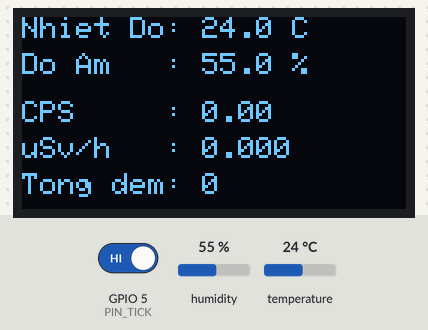
Bench run of a sketch on a simulated ESP32. Shown: 128×64 one-colour display. The test bench sets the inputs (shaded band); at power-on: humidity 55 %, GPIO 5 (PIN_TICK) HIGH, temperature 24 °C. What the sketch prints to the serial monitor is not drawn.

Above: at 16.7 s.
16.8 s: humidity set to 22 %
At 19.3 s:
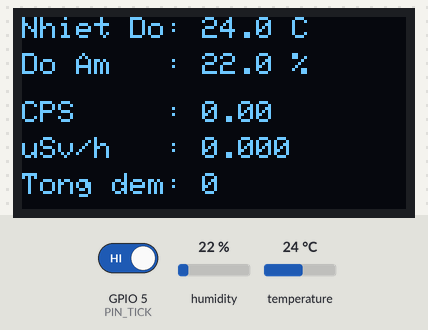
19.6 s: GPIO 5 (PIN_TICK) driven LOW
At 21.9 s:
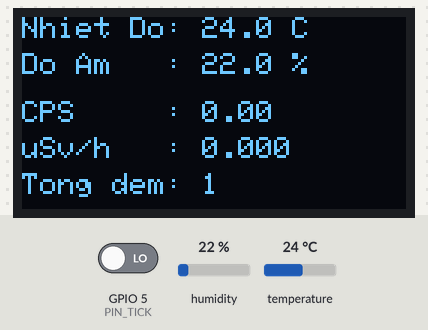
22.7 s: temperature set to 12 °C
At 25.1 s:
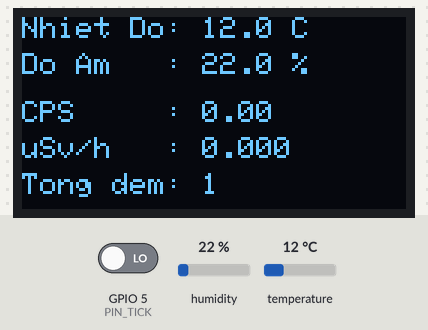
25.9 s: humidity set to 40 %
At 27.0 s:
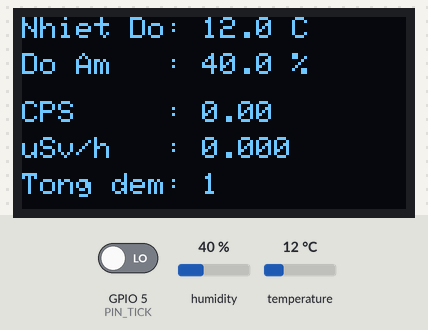
27.9 s: temperature set to 19 °C
Timing chart, 0 to 30.9 s (numbered marks = the images above; inputs shaded):
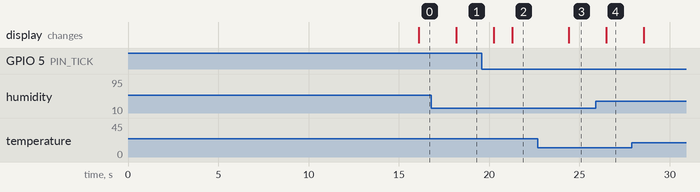

Measured:
- after the input at 16.8 s, the display: changes after 1.4 s (image 1)
- after the input at 19.6 s, the display: first changes after 0.65 s (image 2 shows a later state)
- after the input at 22.7 s, the display: changes after 1.7 s (image 3)
- after the input at 25.9 s, the display: changes after 0.58 s (image 4)

The sketch:

Radiation_Monitor_OLED.ino
```cpp
// =================================================================
//      TRẠM QUAN TRẮC - PHIÊN BẢN HIỂN THỊ CPS TỨC THỜI
// =================================================================
// Tích hợp:
// 1. Hiển thị CPS của giây gần nhất để phản ứng nhanh.
// 2. Vẫn giữ cơ chế trừ phông nền tự động.
// =================================================================

// --- 1. CÁC THƯ VIỆN CẦN THIẾT ---
#include <Wire.h>
#include <Adafruit_SSD1306.h>
#include "DHT.h"

// =================================================================
//                      2. CẤU HÌNH HỆ THỐNG
// =================================================================
#define OLED_SCL 12
#define OLED_SDA 14
#define DHTPIN 13
#define PIN_TICK 5
#define CONVERSION_FACTOR 367.5
#define DHTTYPE DHT11
#define SCREEN_WIDTH 128
#define SCREEN_HEIGHT 64
#define OLED_RESET    -1

// =================================================================
//              3. KHỞI TẠO ĐỐI TƯỢNG VÀ BIẾN TOÀN CỤC
// =================================================================
Adafruit_SSD1306 display(SCREEN_WIDTH, SCREEN_HEIGHT, &Wire, OLED_RESET);
DHT dht(DHTPIN, DHTTYPE);

float humi = 0.0, tempC = 0.0;
volatile unsigned long counts = 0;
float uSv = 0.0, cps = 0.0, backgroundCPS = 0.0;

unsigned long lastCalcMillis = 0;
unsigned long count_prev = 0;
int lastSignalState = HIGH;

// =================================================================
//              4. HÀM CHỨC NĂNG
// =================================================================
void countPulses() {
  int currentSignalState = digitalRead(PIN_TICK);
  if (lastSignalState == HIGH && currentSignalState == LOW) {
    counts++;
  }
  lastSignalState = currentSignalState;
}

// HÀM UPDATE OLED ĐÃ SỬA ĐỂ NHẬN VÀ HIỂN THỊ CPS TỨC THỜI ✅
void updateOLED(float current_cps, float current_uSv) {
    display.clearDisplay();
    display.setTextSize(1);
    display.setTextColor(SSD1306_WHITE);

    display.setCursor(0, 0);
    display.print("Nhiet Do: "); display.print(tempC, 1); display.print(" C");
    display.setCursor(0, 12);
    display.print("Do Am   : "); display.print(humi, 1); display.print(" %");
    display.setCursor(0, 28);
    display.print("CPS     : "); display.print(current_cps, 2); // Hiển thị CPS tức thời
    display.setCursor(0, 40);
    display.print("uSv/h   : "); display.print(current_uSv, 3); // Hiển thị uSv/h tức thời
    display.setCursor(0, 52);
    display.print("Tong dem: "); display.print(counts);

    display.display();
}

// HÀM LOOP ĐÃ SỬA ĐỂ CẬP NHẬT GIÁ TRỊ TỨC THỜI MỖI GIÂY ✅
void loop() {
    countPulses(); // Luôn luôn đếm

    // Cập nhật giá trị và màn hình mỗi giây
    if (millis() - lastCalcMillis >= 1000) {
        float elapsedSeconds = (float)(millis() - lastCalcMillis) / 1000.0;

        // Tính CPS của giây hiện tại
        float currentCPS = (float)(counts - count_prev) / elapsedSeconds;

        // Trừ đi phông nền
        float netCPS = currentCPS - backgroundCPS;
        if (netCPS < 0) netCPS = 0;

        // Tính uSv/h tức thời
        float net_uSv = (netCPS * 60.0) / CONVERSION_FACTOR;

        // Cập nhật màn hình với giá trị mới nhất
        humi = dht.readHumidity(); // Đọc cảm biến DHT ngay trước khi hiển thị
        tempC = dht.readTemperature();
        updateOLED(netCPS, net_uSv);

        // Lưu lại giá trị cho lần tính sau
        count_prev = counts;
        lastCalcMillis = millis();
    }
}

// =================================================================
//                      5. SETUP
// =================================================================
void setup() {
    Serial.begin(115200);
    Wire.begin(OLED_SDA, OLED_SCL);
    if (!display.begin(SSD1306_SWITCHCAPVCC, 0x3C)) {
        while (1);
    }

    dht.begin();
    pinMode(PIN_TICK, INPUT);

    // --- ĐO PHÔNG PHÓNG XẠ KHI KHỞI ĐỘNG ---
    display.clearDisplay();
    display.setTextSize(1);
    display.setTextColor(WHITE);
    display.setCursor(0, 15);
    display.println("DO PHONG NEN...");
    display.setCursor(0, 35);
    display.println("De yen trong 15 giay");
    display.display();

    unsigned long start_time = millis();
    unsigned long start_counts = counts;
    while(millis() - start_time < 15000) {
      countPulses();
      delay(1);
    }
    backgroundCPS = (float)(counts - start_counts) / 15.0;

    Serial.print("Phong nen da do: "); Serial.print(backgroundCPS); Serial.println(" CPS");

    // Khởi tạo các giá trị
    lastCalcMillis = millis();
    count_prev = counts;
}
```
